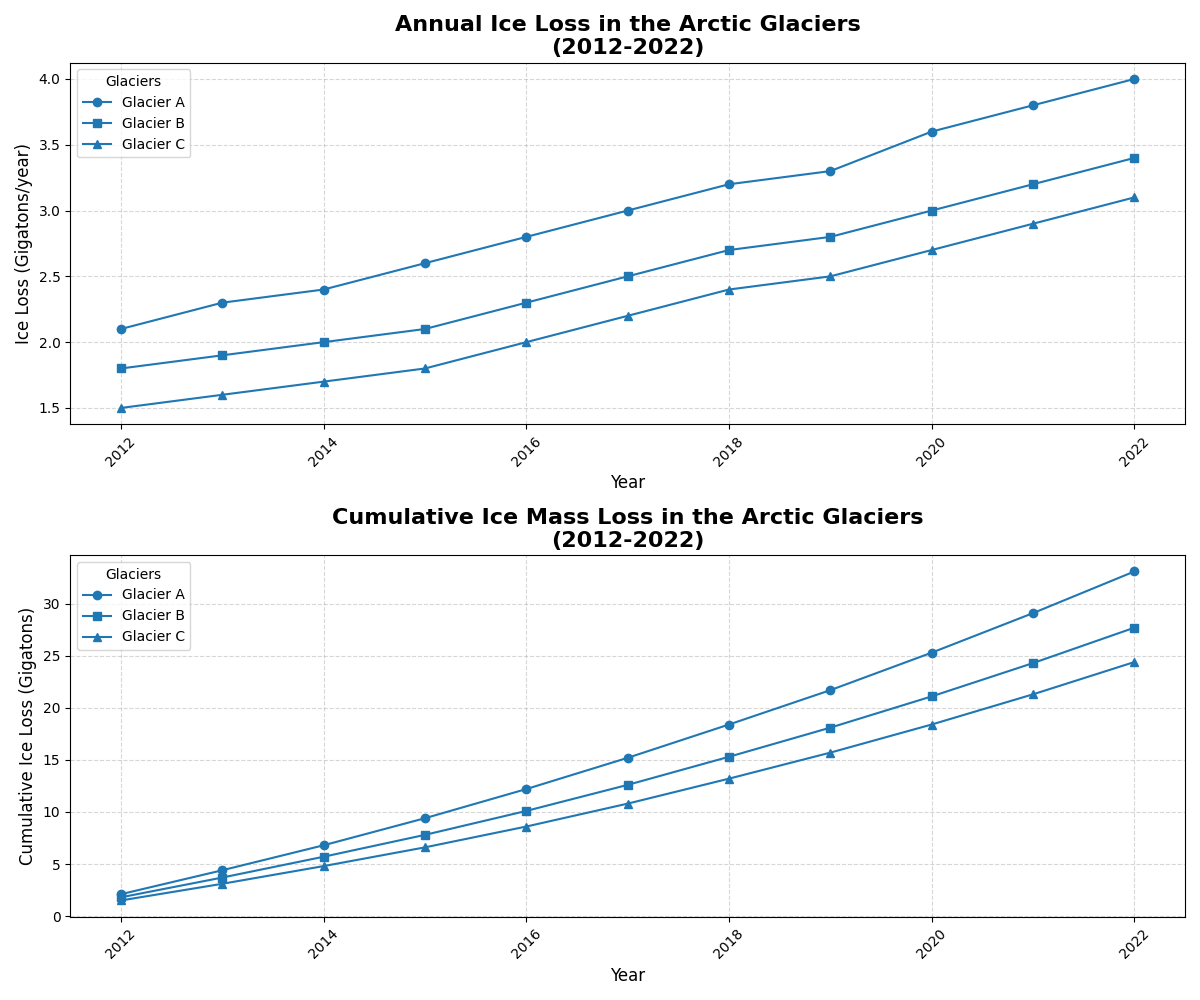

This figure's Python source:
import matplotlib.pyplot as plt
import numpy as np

years = np.arange(2012, 2023)

glacier_a = np.array([2.1, 2.3, 2.4, 2.6, 2.8, 3.0, 3.2, 3.3, 3.6, 3.8, 4.0])
glacier_b = np.array([1.8, 1.9, 2.0, 2.1, 2.3, 2.5, 2.7, 2.8, 3.0, 3.2, 3.4])
glacier_c = np.array([1.5, 1.6, 1.7, 1.8, 2.0, 2.2, 2.4, 2.5, 2.7, 2.9, 3.1])

cumulative_a = np.cumsum(glacier_a)
cumulative_b = np.cumsum(glacier_b)
cumulative_c = np.cumsum(glacier_c)

fig, axs = plt.subplots(2, 1, figsize=(12, 10))

axs[0].plot(years, glacier_a, marker='o', label='Glacier A', color='#1f77b4')
axs[0].plot(years, glacier_b, marker='s', label='Glacier B', color='#1f77b4')
axs[0].plot(years, glacier_c, marker='^', label='Glacier C', color='#1f77b4')
axs[0].set_title("Annual Ice Loss in the Arctic Glaciers\n(2012-2022)", fontsize=16, fontweight='bold')
axs[0].set_xlabel("Year", fontsize=12)
axs[0].set_ylabel("Ice Loss (Gigatons/year)", fontsize=12)
axs[0].legend(title='Glaciers', fontsize=10)
axs[0].grid(True, linestyle='--', alpha=0.5)
axs[0].tick_params(axis='x', rotation=45)

axs[1].plot(years, cumulative_a, marker='o', label='Glacier A', color='#1f77b4')
axs[1].plot(years, cumulative_b, marker='s', label='Glacier B', color='#1f77b4')
axs[1].plot(years, cumulative_c, marker='^', label='Glacier C', color='#1f77b4')
axs[1].set_title("Cumulative Ice Mass Loss in the Arctic Glaciers\n(2012-2022)", fontsize=16, fontweight='bold')
axs[1].set_xlabel("Year", fontsize=12)
axs[1].set_ylabel("Cumulative Ice Loss (Gigatons)", fontsize=12)
axs[1].legend(title='Glaciers', fontsize=10)
axs[1].grid(True, linestyle='--', alpha=0.5)
axs[1].tick_params(axis='x', rotation=45)

plt.tight_layout()
plt.show()
